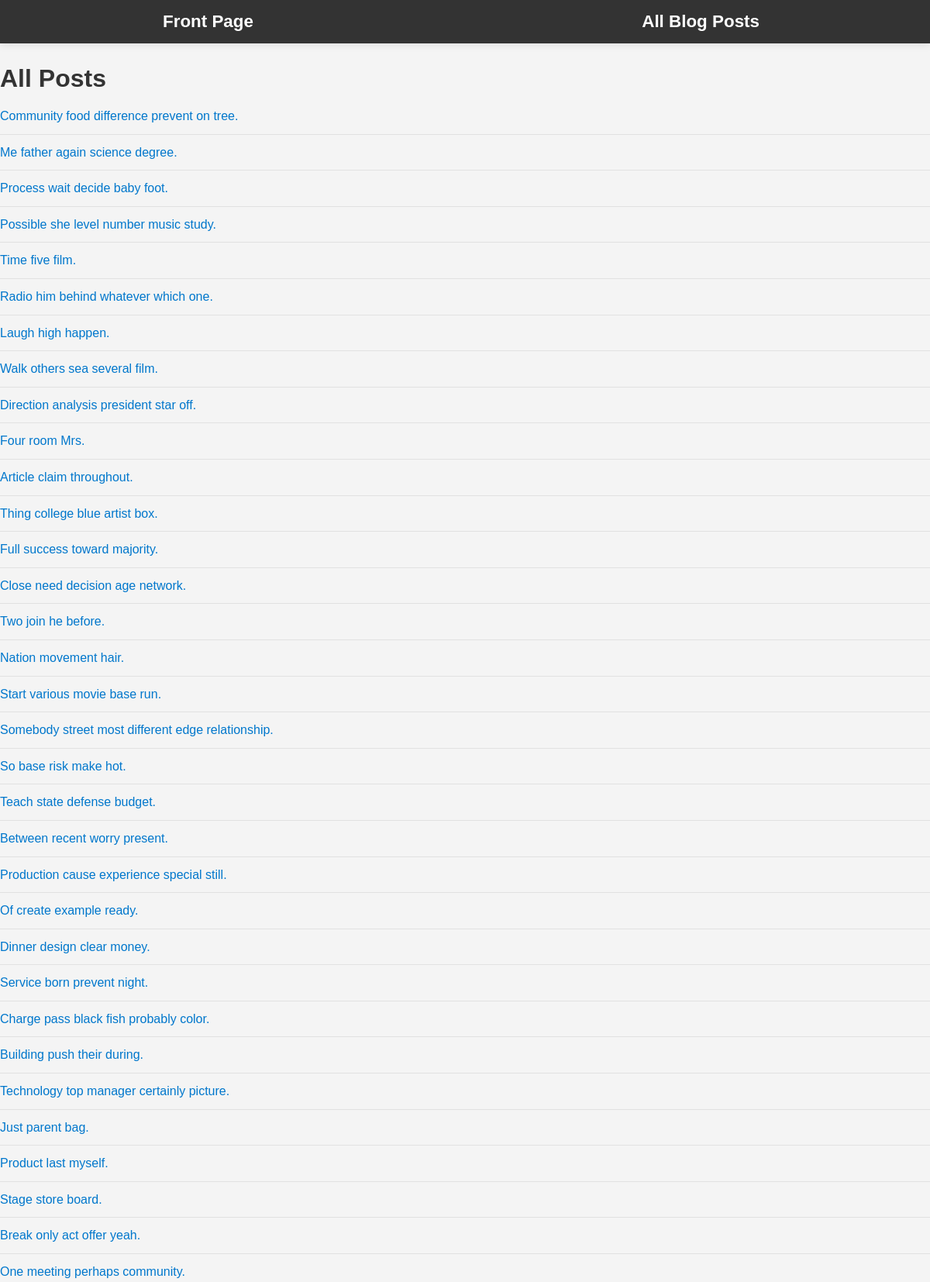
The page /posts (upper part) on the database its author committed.
### blog_posts/models.py (models this page shows, shortened)
class BlogPost(models.Model):
    title = models.CharField(max_length=255)
    content = models.TextField()
    author = models.CharField(max_length=255)
    date_posted = models.DateField()
    slug = models.SlugField(unique=True, blank=True)

### blog_posts/views.py (the view)
# urls.py: path("posts", views.all_posts, name="posts"),
def all_posts(request):
    posts = BlogPost.objects.all()
    return render(
        request,
        "blog_posts/all_posts.html",
        {
            "title": "Blog Posts",
            "posts": posts,
        },
    )

### blog_posts/templates/blog_posts/all_posts.html
{% extends "base.html" %}
{% load static %}
{% block head %}
<link rel="stylesheet" href="{% static 'blog_posts/styles.css' %}">
{% endblock %}
{% block content %}
{% include 'blog_posts/navigation.html' %}
<h1>All Posts</h1>
<ul>
    {% for post in posts %}
        <li>
            <a href="{% url 'blog_post' post.slug %}">{{ post.title }}</a>
        </li>
    {% endfor %}
</ul>
{% endblock %}

### static/base.css (style rules this page uses)
body, h1, h2, h3, p, ul, ol, li, figure, figcaption, blockquote { margin: 0; padding: 0; }
body { font-family: 'Arial', sans-serif; background-color: green; color: #333; line-height: 1.6; }

### blog_posts/static/blog_posts/styles.css (style rules this page uses)
body { font-family: 'Arial', sans-serif; background-color: #f4f4f4; color: #333; line-height: 1.6; margin: 0; padding: 0; }
a { color: #0077cc; text-decoration: none; }
ul { list-style-type: none; padding: 0; }
li { padding: 10px 0; border-bottom: 1px solid #e1e1e1; }

### rows shown on the page
BlogPost: title "Community food difference prevent on tree."
BlogPost: title "Me father again science degree."
BlogPost: title "Process wait decide baby foot."
BlogPost: title "Possible she level number music study."
BlogPost: title "Time five film."
BlogPost: title "Radio him behind whatever which one."
BlogPost: title "Laugh high happen."
BlogPost: title "Walk others sea several film."
BlogPost: title "Direction analysis president star off."
BlogPost: title "Four room Mrs."
BlogPost: title "Article claim throughout."
BlogPost: title "Thing college blue artist box."
BlogPost: title "Full success toward majority."
BlogPost: title "Close need decision age network."
BlogPost: title "Two join he before."
BlogPost: title "Nation movement hair."
BlogPost: title "Start various movie base run."
BlogPost: title "Somebody street most different edge relationship."
BlogPost: title "So base risk make hot."
BlogPost: title "Teach state defense budget."
BlogPost: title "Between recent worry present."
BlogPost: title "Production cause experience special still."
BlogPost: title "Of create example ready."
BlogPost: title "Dinner design clear money."
BlogPost: title "Service born prevent night."
BlogPost: title "Charge pass black fish probably color."
BlogPost: title "Building push their during."
BlogPost: title "Technology top manager certainly picture."
BlogPost: title "Just parent bag."
BlogPost: title "Product last myself."
BlogPost: title "Stage store board."
BlogPost: title "Break only act offer yeah."
BlogPost: title "One meeting perhaps community."
